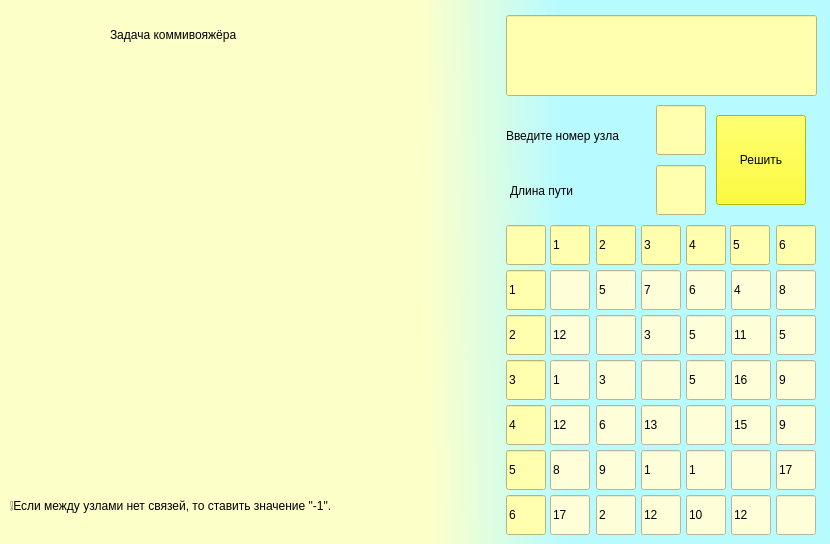
<?xml version="1.0" encoding="UTF-8"?>
<ui version="4.0">
 <class>Kommivoyazher</class>
 <widget class="QMainWindow" name="Kommivoyazher">
  <property name="geometry">
   <rect>
    <x>0</x>
    <y>0</y>
    <width>830</width>
    <height>544</height>
   </rect>
  </property>
  <property name="windowTitle">
   <string>Задача коммивояжёра</string>
  </property>
  <property name="styleSheet">
   <string notr="true">QMainWindow
{
background-color: qlineargradient(spread:pad, x1:0, y1:0.523, x2:1, y2:0.511, stop:0.512438 rgba(253, 255, 201, 255), stop:0.676617 rgba(184, 251, 255, 255));
}</string>
  </property>
  <widget class="QWidget" name="centralwidget">
   <widget class="QLineEdit" name="lineEdit">
    <property name="geometry">
     <rect>
      <x>506</x>
      <y>225</y>
      <width>40</width>
      <height>40</height>
     </rect>
    </property>
    <property name="styleSheet">
     <string>font: 14pt &quot;Tw Cen MT Condensed Extra Bold&quot;;
background-color:rgb(255, 255, 174);

</string>
    </property>
   </widget>
   <widget class="QLineEdit" name="lineEdit_i1">
    <property name="geometry">
     <rect>
      <x>506</x>
      <y>270</y>
      <width>40</width>
      <height>40</height>
     </rect>
    </property>
    <property name="styleSheet">
     <string notr="true">font: 14pt &quot;Tw Cen MT Condensed Extra Bold&quot;;
background-color:rgb(255, 255, 174);
</string>
    </property>
    <property name="text">
     <string>1</string>
    </property>
   </widget>
   <widget class="QLineEdit" name="lineEdit_i2">
    <property name="geometry">
     <rect>
      <x>506</x>
      <y>315</y>
      <width>40</width>
      <height>40</height>
     </rect>
    </property>
    <property name="styleSheet">
     <string notr="true">font: 14pt &quot;Tw Cen MT Condensed Extra Bold&quot;;
background-color:rgb(255, 255, 174);
</string>
    </property>
    <property name="text">
     <string>2</string>
    </property>
   </widget>
   <widget class="QLineEdit" name="lineEdit_i3">
    <property name="geometry">
     <rect>
      <x>506</x>
      <y>360</y>
      <width>40</width>
      <height>40</height>
     </rect>
    </property>
    <property name="styleSheet">
     <string notr="true">font: 14pt &quot;Tw Cen MT Condensed Extra Bold&quot;;
background-color:rgb(255, 255, 174);
</string>
    </property>
    <property name="text">
     <string>3</string>
    </property>
   </widget>
   <widget class="QLineEdit" name="lineEdit_i5">
    <property name="geometry">
     <rect>
      <x>506</x>
      <y>450</y>
      <width>40</width>
      <height>40</height>
     </rect>
    </property>
    <property name="styleSheet">
     <string notr="true">font: 14pt &quot;Tw Cen MT Condensed Extra Bold&quot;;
background-color:rgb(255, 255, 174);
</string>
    </property>
    <property name="text">
     <string>5</string>
    </property>
   </widget>
   <widget class="QLineEdit" name="lineEdit_i4">
    <property name="geometry">
     <rect>
      <x>506</x>
      <y>405</y>
      <width>40</width>
      <height>40</height>
     </rect>
    </property>
    <property name="styleSheet">
     <string notr="true">font: 14pt &quot;Tw Cen MT Condensed Extra Bold&quot;;
background-color:rgb(255, 255, 174);
</string>
    </property>
    <property name="text">
     <string>4</string>
    </property>
   </widget>
   <widget class="QLineEdit" name="lineEdit_i6">
    <property name="geometry">
     <rect>
      <x>506</x>
      <y>495</y>
      <width>40</width>
      <height>40</height>
     </rect>
    </property>
    <property name="styleSheet">
     <string notr="true">font: 14pt &quot;Tw Cen MT Condensed Extra Bold&quot;;
background-color:rgb(255, 255, 174);
</string>
    </property>
    <property name="text">
     <string>6</string>
    </property>
   </widget>
   <widget class="QLineEdit" name="lineEdit_i5j0">
    <property name="geometry">
     <rect>
      <x>550</x>
      <y>495</y>
      <width>40</width>
      <height>40</height>
     </rect>
    </property>
    <property name="styleSheet">
     <string notr="true">font: 10pt &quot;Microsoft New Tai Lue&quot;;
background-color:rgb(254, 255, 217)</string>
    </property>
    <property name="text">
     <string>17</string>
    </property>
   </widget>
   <widget class="QLineEdit" name="lineEdit_i2j0">
    <property name="geometry">
     <rect>
      <x>550</x>
      <y>360</y>
      <width>40</width>
      <height>40</height>
     </rect>
    </property>
    <property name="styleSheet">
     <string notr="true">font: 10pt &quot;Microsoft New Tai Lue&quot;;
background-color:rgb(254, 255, 217)</string>
    </property>
    <property name="text">
     <string>1</string>
    </property>
   </widget>
   <widget class="QLineEdit" name="lineEdit_i3j0">
    <property name="geometry">
     <rect>
      <x>550</x>
      <y>405</y>
      <width>40</width>
      <height>40</height>
     </rect>
    </property>
    <property name="styleSheet">
     <string notr="true">font: 10pt &quot;Microsoft New Tai Lue&quot;;
background-color:rgb(254, 255, 217)</string>
    </property>
    <property name="text">
     <string>12</string>
    </property>
   </widget>
   <widget class="QLineEdit" name="lineEdit_i4j0">
    <property name="geometry">
     <rect>
      <x>550</x>
      <y>450</y>
      <width>40</width>
      <height>40</height>
     </rect>
    </property>
    <property name="styleSheet">
     <string notr="true">font: 10pt &quot;Microsoft New Tai Lue&quot;;
background-color:rgb(254, 255, 217)</string>
    </property>
    <property name="text">
     <string>8</string>
    </property>
   </widget>
   <widget class="QLineEdit" name="lineEdit_i0j0">
    <property name="geometry">
     <rect>
      <x>550</x>
      <y>270</y>
      <width>40</width>
      <height>40</height>
     </rect>
    </property>
    <property name="styleSheet">
     <string notr="true">font: 10pt &quot;Microsoft New Tai Lue&quot;;
background-color:rgb(254, 255, 217)</string>
    </property>
    <property name="text">
     <string/>
    </property>
   </widget>
   <widget class="QLineEdit" name="lineEdit_j1">
    <property name="geometry">
     <rect>
      <x>550</x>
      <y>225</y>
      <width>40</width>
      <height>40</height>
     </rect>
    </property>
    <property name="styleSheet">
     <string notr="true">font: 14pt &quot;Tw Cen MT Condensed Extra Bold&quot;;
background-color:rgb(255, 255, 174);

</string>
    </property>
    <property name="text">
     <string>1</string>
    </property>
   </widget>
   <widget class="QLineEdit" name="lineEdit_i1j0">
    <property name="geometry">
     <rect>
      <x>550</x>
      <y>315</y>
      <width>40</width>
      <height>40</height>
     </rect>
    </property>
    <property name="styleSheet">
     <string notr="true">font: 10pt &quot;Microsoft New Tai Lue&quot;;
background-color:rgb(254, 255, 217)</string>
    </property>
    <property name="text">
     <string>12</string>
    </property>
   </widget>
   <widget class="QLineEdit" name="lineEdit_i1j2">
    <property name="geometry">
     <rect>
      <x>641</x>
      <y>315</y>
      <width>40</width>
      <height>40</height>
     </rect>
    </property>
    <property name="styleSheet">
     <string notr="true">font: 10pt &quot;Microsoft New Tai Lue&quot;;
background-color:rgb(254, 255, 217)</string>
    </property>
    <property name="text">
     <string>3</string>
    </property>
   </widget>
   <widget class="QLineEdit" name="lineEdit_i2j1">
    <property name="geometry">
     <rect>
      <x>596</x>
      <y>360</y>
      <width>40</width>
      <height>40</height>
     </rect>
    </property>
    <property name="styleSheet">
     <string notr="true">font: 10pt &quot;Microsoft New Tai Lue&quot;;
background-color:rgb(254, 255, 217)</string>
    </property>
    <property name="text">
     <string>3</string>
    </property>
   </widget>
   <widget class="QLineEdit" name="lineEdit_i5j1">
    <property name="geometry">
     <rect>
      <x>596</x>
      <y>495</y>
      <width>40</width>
      <height>40</height>
     </rect>
    </property>
    <property name="styleSheet">
     <string notr="true">font: 10pt &quot;Microsoft New Tai Lue&quot;;
background-color:rgb(254, 255, 217)</string>
    </property>
    <property name="text">
     <string>2</string>
    </property>
   </widget>
   <widget class="QLineEdit" name="lineEdit_j3">
    <property name="geometry">
     <rect>
      <x>641</x>
      <y>225</y>
      <width>40</width>
      <height>40</height>
     </rect>
    </property>
    <property name="styleSheet">
     <string notr="true">font: 14pt &quot;Tw Cen MT Condensed Extra Bold&quot;;
background-color:rgb(255, 255, 174);

</string>
    </property>
    <property name="text">
     <string>3</string>
    </property>
   </widget>
   <widget class="QLineEdit" name="lineEdit_i4j2">
    <property name="geometry">
     <rect>
      <x>641</x>
      <y>450</y>
      <width>40</width>
      <height>40</height>
     </rect>
    </property>
    <property name="styleSheet">
     <string notr="true">font: 10pt &quot;Microsoft New Tai Lue&quot;;
background-color:rgb(254, 255, 217)</string>
    </property>
    <property name="text">
     <string>1</string>
    </property>
   </widget>
   <widget class="QLineEdit" name="lineEdit_i0j2">
    <property name="geometry">
     <rect>
      <x>641</x>
      <y>270</y>
      <width>40</width>
      <height>40</height>
     </rect>
    </property>
    <property name="styleSheet">
     <string notr="true">font: 10pt &quot;Microsoft New Tai Lue&quot;;
background-color:rgb(254, 255, 217)</string>
    </property>
    <property name="text">
     <string>7</string>
    </property>
   </widget>
   <widget class="QLineEdit" name="lineEdit_i3j1">
    <property name="geometry">
     <rect>
      <x>596</x>
      <y>405</y>
      <width>40</width>
      <height>40</height>
     </rect>
    </property>
    <property name="styleSheet">
     <string notr="true">font: 10pt &quot;Microsoft New Tai Lue&quot;;
background-color:rgb(254, 255, 217)</string>
    </property>
    <property name="text">
     <string>6</string>
    </property>
   </widget>
   <widget class="QLineEdit" name="lineEdit_i4j1">
    <property name="geometry">
     <rect>
      <x>596</x>
      <y>450</y>
      <width>40</width>
      <height>40</height>
     </rect>
    </property>
    <property name="styleSheet">
     <string notr="true">font: 10pt &quot;Microsoft New Tai Lue&quot;;
background-color:rgb(254, 255, 217)</string>
    </property>
    <property name="text">
     <string>9</string>
    </property>
   </widget>
   <widget class="QLineEdit" name="lineEdit_i0j1">
    <property name="geometry">
     <rect>
      <x>596</x>
      <y>270</y>
      <width>40</width>
      <height>40</height>
     </rect>
    </property>
    <property name="styleSheet">
     <string notr="true">font: 10pt &quot;Microsoft New Tai Lue&quot;;
background-color:rgb(254, 255, 217)</string>
    </property>
    <property name="text">
     <string>5</string>
    </property>
   </widget>
   <widget class="QLineEdit" name="lineEdit_i5j2">
    <property name="geometry">
     <rect>
      <x>641</x>
      <y>495</y>
      <width>40</width>
      <height>40</height>
     </rect>
    </property>
    <property name="styleSheet">
     <string notr="true">font: 10pt &quot;Microsoft New Tai Lue&quot;;
background-color:rgb(254, 255, 217)</string>
    </property>
    <property name="text">
     <string>12</string>
    </property>
   </widget>
   <widget class="QLineEdit" name="lineEdit_j2">
    <property name="geometry">
     <rect>
      <x>596</x>
      <y>225</y>
      <width>40</width>
      <height>40</height>
     </rect>
    </property>
    <property name="styleSheet">
     <string notr="true">font: 14pt &quot;Tw Cen MT Condensed Extra Bold&quot;;
background-color:rgb(255, 255, 174);

</string>
    </property>
    <property name="text">
     <string>2</string>
    </property>
   </widget>
   <widget class="QLineEdit" name="lineEdit_i3j2">
    <property name="geometry">
     <rect>
      <x>641</x>
      <y>405</y>
      <width>40</width>
      <height>40</height>
     </rect>
    </property>
    <property name="styleSheet">
     <string notr="true">font: 10pt &quot;Microsoft New Tai Lue&quot;;
background-color:rgb(254, 255, 217)</string>
    </property>
    <property name="text">
     <string>13</string>
    </property>
   </widget>
   <widget class="QLineEdit" name="lineEdit_i1j1">
    <property name="geometry">
     <rect>
      <x>596</x>
      <y>315</y>
      <width>40</width>
      <height>40</height>
     </rect>
    </property>
    <property name="styleSheet">
     <string notr="true">font: 10pt &quot;Microsoft New Tai Lue&quot;;
background-color:rgb(254, 255, 217)</string>
    </property>
    <property name="text">
     <string/>
    </property>
   </widget>
   <widget class="QLineEdit" name="lineEdit_i2j2">
    <property name="geometry">
     <rect>
      <x>641</x>
      <y>360</y>
      <width>40</width>
      <height>40</height>
     </rect>
    </property>
    <property name="styleSheet">
     <string notr="true">font: 10pt &quot;Microsoft New Tai Lue&quot;;
background-color:rgb(254, 255, 217)</string>
    </property>
    <property name="text">
     <string/>
    </property>
   </widget>
   <widget class="QLineEdit" name="lineEdit_i5j3">
    <property name="geometry">
     <rect>
      <x>686</x>
      <y>495</y>
      <width>40</width>
      <height>40</height>
     </rect>
    </property>
    <property name="styleSheet">
     <string notr="true">font: 10pt &quot;Microsoft New Tai Lue&quot;;
background-color:rgb(254, 255, 217)</string>
    </property>
    <property name="text">
     <string>10</string>
    </property>
   </widget>
   <widget class="QLineEdit" name="lineEdit_i4j4">
    <property name="geometry">
     <rect>
      <x>731</x>
      <y>450</y>
      <width>40</width>
      <height>40</height>
     </rect>
    </property>
    <property name="styleSheet">
     <string notr="true">font: 10pt &quot;Microsoft New Tai Lue&quot;;
background-color:rgb(254, 255, 217)</string>
    </property>
    <property name="text">
     <string/>
    </property>
   </widget>
   <widget class="QLineEdit" name="lineEdit_i5j4">
    <property name="geometry">
     <rect>
      <x>731</x>
      <y>495</y>
      <width>40</width>
      <height>40</height>
     </rect>
    </property>
    <property name="styleSheet">
     <string notr="true">font: 10pt &quot;Microsoft New Tai Lue&quot;;
background-color:rgb(254, 255, 217)</string>
    </property>
    <property name="text">
     <string>12</string>
    </property>
   </widget>
   <widget class="QLineEdit" name="lineEdit_j4">
    <property name="geometry">
     <rect>
      <x>686</x>
      <y>225</y>
      <width>40</width>
      <height>40</height>
     </rect>
    </property>
    <property name="styleSheet">
     <string notr="true">font: 14pt &quot;Tw Cen MT Condensed Extra Bold&quot;;
background-color:rgb(255, 255, 174);

</string>
    </property>
    <property name="text">
     <string>4</string>
    </property>
   </widget>
   <widget class="QLineEdit" name="lineEdit_i2j3">
    <property name="geometry">
     <rect>
      <x>686</x>
      <y>360</y>
      <width>40</width>
      <height>40</height>
     </rect>
    </property>
    <property name="styleSheet">
     <string notr="true">font: 10pt &quot;Microsoft New Tai Lue&quot;;
background-color:rgb(254, 255, 217)</string>
    </property>
    <property name="text">
     <string>5</string>
    </property>
   </widget>
   <widget class="QLineEdit" name="lineEdit_i2j5">
    <property name="geometry">
     <rect>
      <x>776</x>
      <y>360</y>
      <width>40</width>
      <height>40</height>
     </rect>
    </property>
    <property name="styleSheet">
     <string notr="true">font: 10pt &quot;Microsoft New Tai Lue&quot;;
background-color:rgb(254, 255, 217)</string>
    </property>
    <property name="text">
     <string>9</string>
    </property>
   </widget>
   <widget class="QLineEdit" name="lineEdit_i0j5">
    <property name="geometry">
     <rect>
      <x>776</x>
      <y>270</y>
      <width>40</width>
      <height>40</height>
     </rect>
    </property>
    <property name="styleSheet">
     <string notr="true">font: 10pt &quot;Microsoft New Tai Lue&quot;;
background-color:rgb(254, 255, 217)</string>
    </property>
    <property name="text">
     <string>8</string>
    </property>
   </widget>
   <widget class="QLineEdit" name="lineEdit_i3j4">
    <property name="geometry">
     <rect>
      <x>731</x>
      <y>405</y>
      <width>40</width>
      <height>40</height>
     </rect>
    </property>
    <property name="styleSheet">
     <string notr="true">font: 10pt &quot;Microsoft New Tai Lue&quot;;
background-color:rgb(254, 255, 217)</string>
    </property>
    <property name="text">
     <string>15</string>
    </property>
   </widget>
   <widget class="QLineEdit" name="lineEdit_i4j3">
    <property name="geometry">
     <rect>
      <x>686</x>
      <y>450</y>
      <width>40</width>
      <height>40</height>
     </rect>
    </property>
    <property name="styleSheet">
     <string notr="true">font: 10pt &quot;Microsoft New Tai Lue&quot;;
background-color:rgb(254, 255, 217)</string>
    </property>
    <property name="text">
     <string>1</string>
    </property>
   </widget>
   <widget class="QLineEdit" name="lineEdit_i3j5">
    <property name="geometry">
     <rect>
      <x>776</x>
      <y>405</y>
      <width>40</width>
      <height>40</height>
     </rect>
    </property>
    <property name="styleSheet">
     <string notr="true">font: 10pt &quot;Microsoft New Tai Lue&quot;;
background-color:rgb(254, 255, 217)</string>
    </property>
    <property name="text">
     <string>9</string>
    </property>
   </widget>
   <widget class="QLineEdit" name="lineEdit_i0j4">
    <property name="geometry">
     <rect>
      <x>731</x>
      <y>270</y>
      <width>40</width>
      <height>40</height>
     </rect>
    </property>
    <property name="styleSheet">
     <string notr="true">font: 10pt &quot;Microsoft New Tai Lue&quot;;
background-color:rgb(254, 255, 217)</string>
    </property>
    <property name="text">
     <string>4</string>
    </property>
   </widget>
   <widget class="QLineEdit" name="lineEdit_i2j4">
    <property name="geometry">
     <rect>
      <x>731</x>
      <y>360</y>
      <width>40</width>
      <height>40</height>
     </rect>
    </property>
    <property name="styleSheet">
     <string notr="true">font: 10pt &quot;Microsoft New Tai Lue&quot;;
background-color:rgb(254, 255, 217)</string>
    </property>
    <property name="text">
     <string>16</string>
    </property>
   </widget>
   <widget class="QLineEdit" name="lineEdit_i1j5">
    <property name="geometry">
     <rect>
      <x>776</x>
      <y>315</y>
      <width>40</width>
      <height>40</height>
     </rect>
    </property>
    <property name="styleSheet">
     <string notr="true">font: 10pt &quot;Microsoft New Tai Lue&quot;;
background-color:rgb(254, 255, 217)</string>
    </property>
    <property name="text">
     <string>5</string>
    </property>
   </widget>
   <widget class="QLineEdit" name="lineEdit_i1j3">
    <property name="geometry">
     <rect>
      <x>686</x>
      <y>315</y>
      <width>40</width>
      <height>40</height>
     </rect>
    </property>
    <property name="styleSheet">
     <string notr="true">font: 10pt &quot;Microsoft New Tai Lue&quot;;
background-color:rgb(254, 255, 217)</string>
    </property>
    <property name="text">
     <string>5</string>
    </property>
   </widget>
   <widget class="QLineEdit" name="lineEdit_i1j4">
    <property name="geometry">
     <rect>
      <x>731</x>
      <y>315</y>
      <width>40</width>
      <height>40</height>
     </rect>
    </property>
    <property name="styleSheet">
     <string notr="true">font: 10pt &quot;Microsoft New Tai Lue&quot;;
background-color:rgb(254, 255, 217)</string>
    </property>
    <property name="text">
     <string>11</string>
    </property>
   </widget>
   <widget class="QLineEdit" name="lineEdit_i4j5">
    <property name="geometry">
     <rect>
      <x>776</x>
      <y>450</y>
      <width>40</width>
      <height>40</height>
     </rect>
    </property>
    <property name="styleSheet">
     <string notr="true">font: 10pt &quot;Microsoft New Tai Lue&quot;;
background-color:rgb(254, 255, 217)</string>
    </property>
    <property name="text">
     <string>17</string>
    </property>
   </widget>
   <widget class="QLineEdit" name="lineEdit_i5j5">
    <property name="geometry">
     <rect>
      <x>776</x>
      <y>495</y>
      <width>40</width>
      <height>40</height>
     </rect>
    </property>
    <property name="styleSheet">
     <string notr="true">font: 10pt &quot;Microsoft New Tai Lue&quot;;
background-color:rgb(254, 255, 217)</string>
    </property>
    <property name="text">
     <string/>
    </property>
   </widget>
   <widget class="QLineEdit" name="lineEdit_j5">
    <property name="geometry">
     <rect>
      <x>730</x>
      <y>225</y>
      <width>40</width>
      <height>40</height>
     </rect>
    </property>
    <property name="styleSheet">
     <string notr="true">font: 14pt &quot;Tw Cen MT Condensed Extra Bold&quot;;
background-color:rgb(255, 255, 174);

</string>
    </property>
    <property name="text">
     <string>5</string>
    </property>
   </widget>
   <widget class="QLineEdit" name="lineEdit_j6">
    <property name="geometry">
     <rect>
      <x>776</x>
      <y>225</y>
      <width>40</width>
      <height>40</height>
     </rect>
    </property>
    <property name="styleSheet">
     <string notr="true">font: 14pt &quot;Tw Cen MT Condensed Extra Bold&quot;;
background-color:rgb(255, 255, 174);

</string>
    </property>
    <property name="text">
     <string>6</string>
    </property>
   </widget>
   <widget class="QLineEdit" name="lineEdit_i3j3">
    <property name="geometry">
     <rect>
      <x>686</x>
      <y>405</y>
      <width>40</width>
      <height>40</height>
     </rect>
    </property>
    <property name="styleSheet">
     <string notr="true">font: 10pt &quot;Microsoft New Tai Lue&quot;;
background-color:rgb(254, 255, 217)</string>
    </property>
    <property name="text">
     <string/>
    </property>
   </widget>
   <widget class="QLineEdit" name="lineEdit_i0j3">
    <property name="geometry">
     <rect>
      <x>686</x>
      <y>270</y>
      <width>40</width>
      <height>40</height>
     </rect>
    </property>
    <property name="styleSheet">
     <string notr="true">font: 10pt &quot;Microsoft New Tai Lue&quot;;
background-color:rgb(254, 255, 217)</string>
    </property>
    <property name="text">
     <string>6</string>
    </property>
   </widget>
   <widget class="QPushButton" name="pushButton">
    <property name="geometry">
     <rect>
      <x>716</x>
      <y>115</y>
      <width>90</width>
      <height>90</height>
     </rect>
    </property>
    <property name="styleSheet">
     <string notr="true">QPushButton
{
font: 14pt &quot;Tw Cen MT Condensed Extra Bold&quot;;
background-color:rgb(255, 255, 0)
}

QPushButton:pressed
{
background-color:rgb(235, 231, 101)
}
</string>
    </property>
    <property name="text">
     <string>Решить</string>
    </property>
   </widget>
   <widget class="QLineEdit" name="lineEdit_show">
    <property name="geometry">
     <rect>
      <x>506</x>
      <y>15</y>
      <width>311</width>
      <height>81</height>
     </rect>
    </property>
    <property name="styleSheet">
     <string notr="true">font: 14pt &quot;Tw Cen MT Condensed Extra Bold&quot;;
background-color:rgb(255, 255, 174);</string>
    </property>
   </widget>
   <widget class="QLineEdit" name="lineEdit_number">
    <property name="geometry">
     <rect>
      <x>656</x>
      <y>105</y>
      <width>50</width>
      <height>50</height>
     </rect>
    </property>
    <property name="styleSheet">
     <string notr="true">background-color:rgb(255, 255, 174);
font: 14pt &quot;Tw Cen MT Condensed Extra Bold&quot;;</string>
    </property>
   </widget>
   <widget class="QLineEdit" name="lineEdit_sum">
    <property name="geometry">
     <rect>
      <x>656</x>
      <y>165</y>
      <width>50</width>
      <height>50</height>
     </rect>
    </property>
    <property name="styleSheet">
     <string notr="true">background-color:rgb(255, 255, 174);
font: 14pt &quot;Tw Cen MT Condensed Extra Bold&quot;;</string>
    </property>
   </widget>
   <widget class="QLabel" name="label">
    <property name="geometry">
     <rect>
      <x>506</x>
      <y>115</y>
      <width>141</width>
      <height>41</height>
     </rect>
    </property>
    <property name="styleSheet">
     <string notr="true">font: 9pt &quot;Tw Cen MT Condensed Extra Bold&quot;;</string>
    </property>
    <property name="text">
     <string>Введите номер узла</string>
    </property>
   </widget>
   <widget class="QLabel" name="label_2">
    <property name="geometry">
     <rect>
      <x>510</x>
      <y>170</y>
      <width>101</width>
      <height>41</height>
     </rect>
    </property>
    <property name="styleSheet">
     <string notr="true">font: 9pt &quot;Tw Cen MT Condensed Extra Bold&quot;;</string>
    </property>
    <property name="text">
     <string>Длина пути</string>
    </property>
   </widget>
   <widget class="QLabel" name="label_3">
    <property name="geometry">
     <rect>
      <x>110</x>
      <y>10</y>
      <width>281</width>
      <height>50</height>
     </rect>
    </property>
    <property name="styleSheet">
     <string notr="true">font: 16pt &quot;Tw Cen MT Condensed Extra Bold&quot;;</string>
    </property>
    <property name="text">
     <string>Задача коммивояжёра</string>
    </property>
   </widget>
   <widget class="QLabel" name="label_4">
    <property name="geometry">
     <rect>
      <x>10</x>
      <y>480</y>
      <width>471</width>
      <height>51</height>
     </rect>
    </property>
    <property name="styleSheet">
     <string notr="true">font: 11pt &quot;Tw Cen MT Condensed Extra Bold&quot;;</string>
    </property>
    <property name="text">
     <string>❕Если между узлами нет связей, то ставить значение &quot;-1&quot;. </string>
    </property>
   </widget>
  </widget>
 </widget>
 <resources/>
 <connections/>
</ui>
